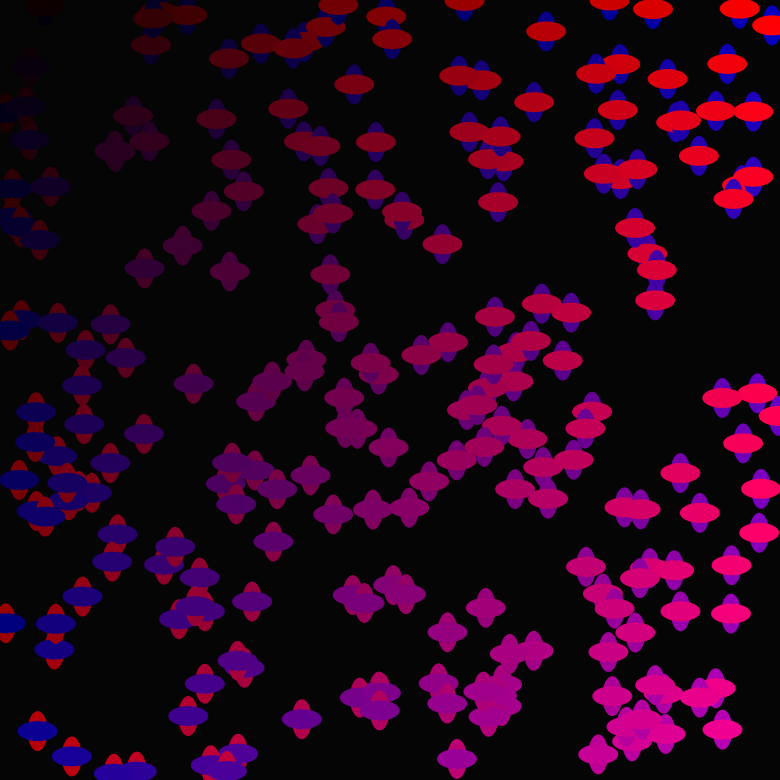
Frame 1 (no input)
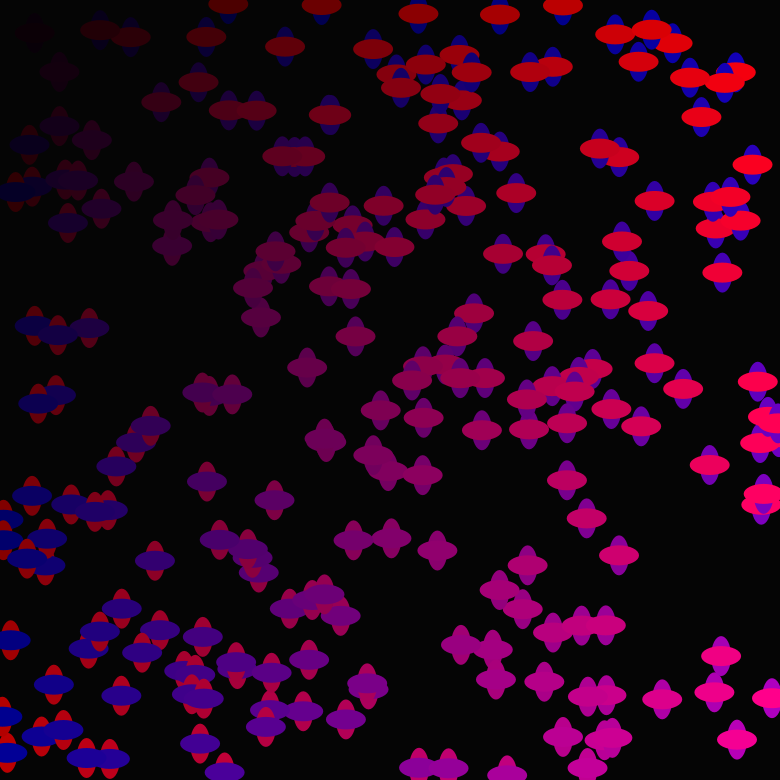
Frame 60 (the mouse pressed at the canvas centre just before this capture)
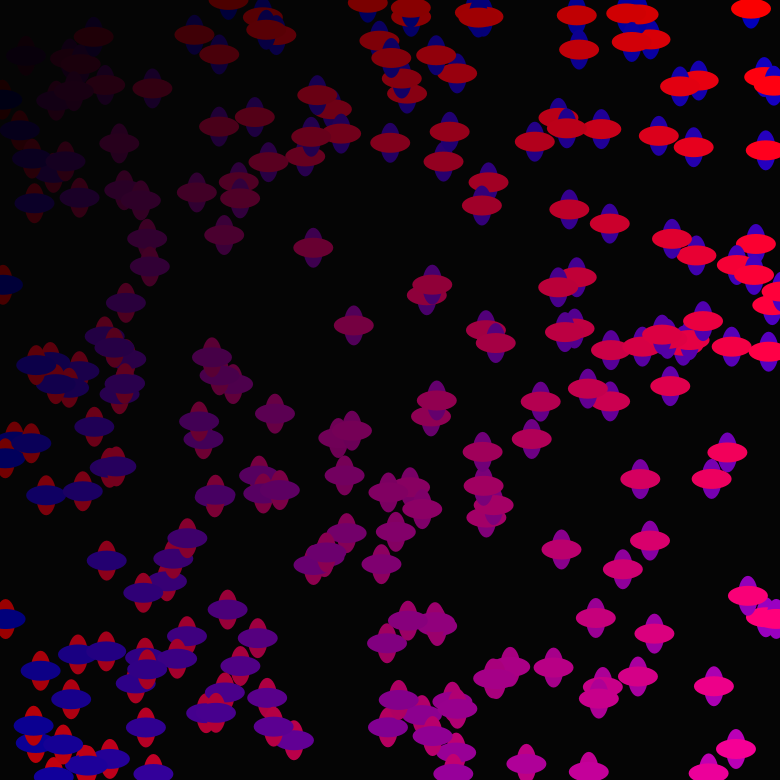
Frame 120 (the mouse held since frame 60 and released just before this capture)

The Processing sketch that drew these frames (run headless with seeded random() and noise(); from frame 60 on, the mouse is pressed at the canvas centre):

// Processing sketch: s10e00vidal
// ── s10e00vidal.pde
Dot[] d = new Dot[225];

void setup() {
  size(780, 780);
  rectMode(CENTER);
  for (int i = 0; i < 225; i++) {
    float ang = random(-3,3);
    float angy = random(-3,3);
    d[i] = new Dot(ang, angy, 20);
  }
}

void draw() {
  background(5);
  noStroke();
  for (int i = 0; i < d.length; i++) {
    d[i].display();
    d[i].move();
  }
}
// ── Dot.pde
class Dot {

  float x, y, vx, vy, ang;

  Dot (float vx, float vy, float ang) {
    x = random(width);
    y = random(height);
    this.vx = vx * 2;
    this.vy = vy * 2;
    this.ang = ang;
  }

  void display() {
    fill(y/4, 0, x/4);
    ellipse(x, y, ang, ang+20);

    fill((x/3), 0, (y/5));
    ellipse(x, y, ang+20, ang);
  }

  void move() {
    x += vx;
    y += vy;
    if (x > width || x < 0 || y > height || y < 0 ) {
      vx = -vx;
      vy = -vy;
    }
  }
}
